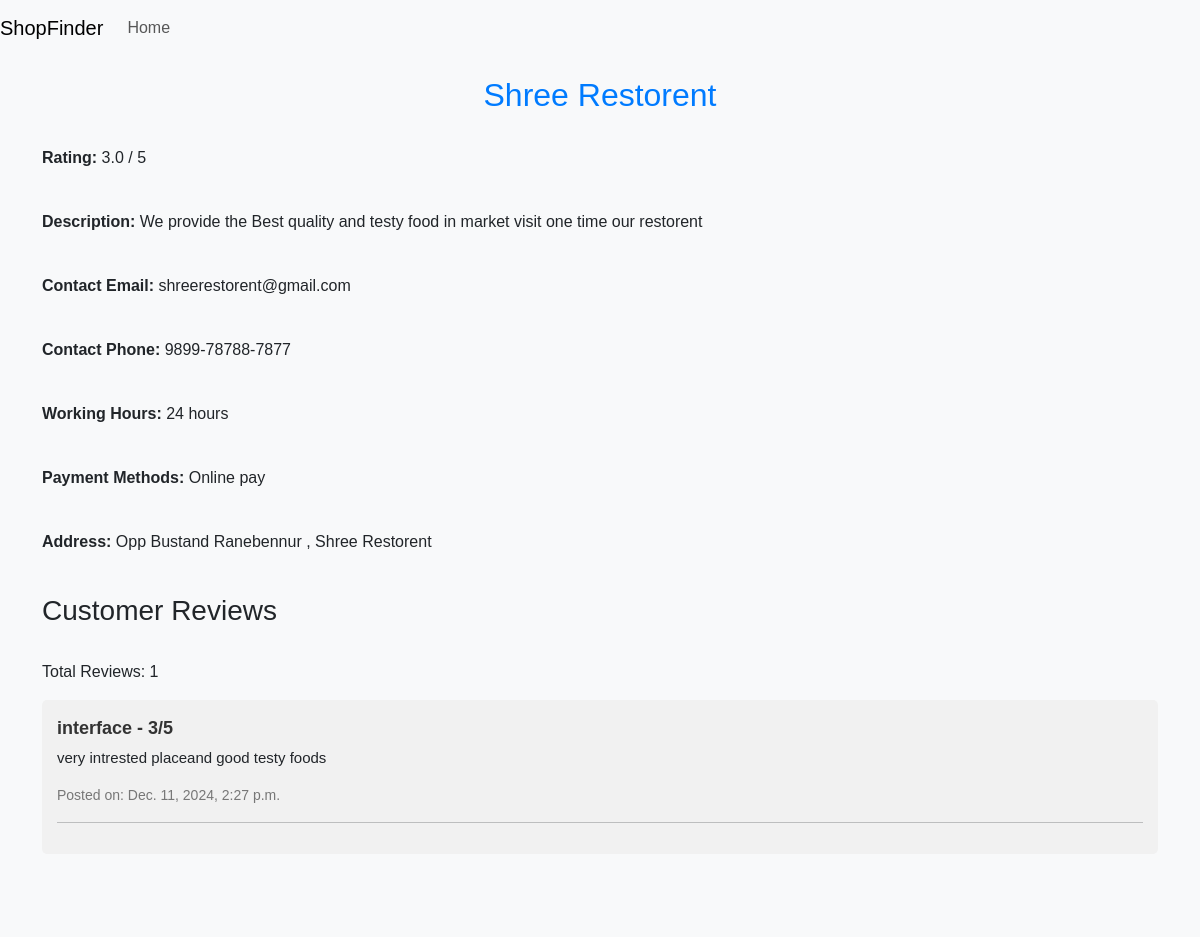
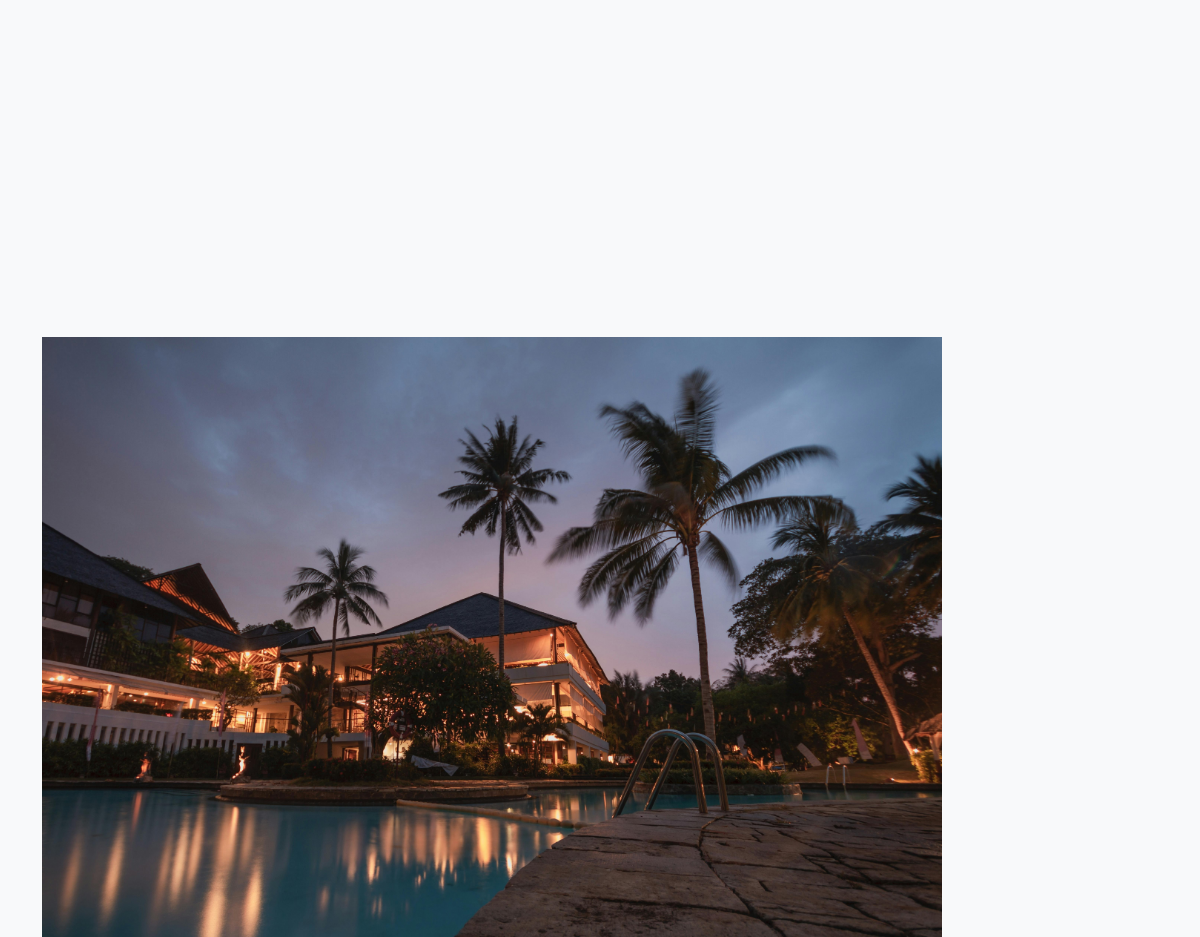
The app's page /shop_detail/5/ with its own data (2 pictures, top to bottom).
### interfaceapp/models.py (models this page shows, shortened)
class Shop(models.Model):
    CATEGORY_CHOICES = [
    ('electronics', 'Electronics'),
    ('clothing', 'Clothing'),
    ('restaurants', 'Restaurants'),
    ('grocery', 'Grocery'),
    ('furniture', 'Furniture'),
    ('beauty', 'Beauty & Personal Care'),
    ('books', 'Books'),
    ('sports', 'Sports Equipment'),
    ('toys', 'Toys & Games'),
    ('automotive', 'Automotive'),
    ('home_appliances', 'Home Appliances'),
    ('jewelry', 'Jewelry'),
    ('healthcare', 'Healthcare'),
    ('pet_supplies', 'Pet Supplies'),
    ('pharmacy', 'Pharmacy'),
    ('toiletries', 'Toiletries'),
    ('kitchenware', 'Kitchenware'),
    ('gardening', 'Gardening'),
    ('flowers', 'Flowers & Plants'),
    ('crafts', 'Crafts & DIY'),
    ('music', 'Musical Instruments'),
    ('office_supplies', 'Office Supplies'),
    ('watches', 'Watches'),
    ('liquor', 'Liquor'),
    ('baby_products', 'Baby Products'),
    ('shoes', 'Shoes'),
    ('bags', 'Bags & Luggage'),
    ('accessories', 'Fashion Accessories'),
    ('hardware', 'Hardware'),
    ('technology', 'Technology'),
    ('gaming', 'Gaming'),
    ('supermarket', 'Supermarket'),
    ('bakery', 'Bakery'),
    ('butcher', 'Butcher'),
    ('fish_market', 'Fish Market'),
    ('frozen_food', 'Frozen Food'),
    ('organic', 'Organic Products'),
    ('dairy', 'Dairy'),
    ('convenience_store', 'Convenience Store'),
    ('cosmetics', 'Cosmetics'),
    ('cell_phones', 'Cell Phones'),
    ('fabrics', 'Fabrics & Textiles'),
    ('cleaning_supplies', 'Cleaning Supplies'),
    ('toys_games', 'Toys & Games'),
    ('frozen_items', 'Frozen Items'),
    ('art', 'Art Supplies'),
    ('bikes', 'Bicycles & Accessories'),
    ('liquor_store', 'Liquor Store'),
    ('gourmet', 'Gourmet Foods'),
    ('specialty_foods', 'Specialty Foods'),
    ('shaving_supplies', 'Shaving Supplies'),
    ('wine', 'Wine & Spirits'),
    ('vape', 'Vape Products'),
    ('craft_beer', 'Craft Beer'),
    ('sunglasses', 'Sunglasses'),
]
    user = models.ForeignKey(User, related_name="Shop", on_delete=models.CASCADE)
    shop_name = models.CharField(max_length=100)
    cateory = models.CharField(choices=CATEGORY_CHOICES,max_length=50)
    description = models.TextField()
    cantact_email = models.EmailField()
    cantact_phone = models.CharField(max_length=20)
    address = models.TextField()
    lattitude = models.FloatField()
    langitude = models.FloatField()
    working_ours = models.CharField(max_length=100)
    payment_methods = models.CharField(max_length=10)
    image = models.ImageField(upload_to='shops/images/')

class Review(models.Model):
    shop = models.ForeignKey(Shop, related_name="reviews", on_delete=models.CASCADE)
    user = models.ForeignKey(User, related_name="reviews", on_delete=models.CASCADE)
    rating = models.IntegerField()
    review_text = models.TextField()
    created_at = models.DateTimeField(auto_now_add=True)
    class Meta:
        ordering = ['created_at']

### interfaceapp/views.py (the view)
# urls.py: path('shop_detail/<int:shop_id>/', views.shop_detail, name='shop_detail'),
def shop_detail(request, shop_id):
    shop = get_object_or_404(Shop, id=shop_id)
    reviews = shop.reviews.all()
    avg_rating = reviews.aggregate(Avg('rating'))['rating__avg'] if reviews.exists() else 0
    return render(request, 'shop_details.html', {'shop': shop, 'avg_rating': avg_rating, 'reviews': reviews})

### templates/shop_details.html (shortened to what this page needs)
{% load static %}
<!DOCTYPE html>
<html lang="en">
<head>
    <link href="https://cdn.jsdelivr.net/npm/bootstrap@5.3.0-alpha1/dist/css/bootstrap.min.css" rel="stylesheet">
</head>
<body>
    <nav class="navbar navbar-expand-lg navbar-light bg-light">
        <a class="navbar-brand" href="#">ShopFinder</a>
        <div class="collapse navbar-collapse" id="navbarNav">
            <ul class="navbar-nav">
                <li class="nav-item active">
                    <a class="nav-link" href="{% url 'shop_list' %}">Home</a>
                </li>
            </ul>
        </div>
    </nav>
    <div class="container" class="shadow-lg p-3 mb-5 bg-body rounded" style="">
        <div class="row">
            <div class="col">
        <h2 style="color: #007bff; text-align: center;">{{ shop.shop_name }}</h2>
        <br>
        <p><strong>Rating:</strong> {{ avg_rating }} / 5</p>
        <br>
        <p><strong>Description:</strong> {{ shop.description }}</p>
        <br>
        <p><strong>Contact Email:</strong> {{ shop.cantact_email }}</p>
        <br>
        <p><strong>Contact Phone:</strong> {{ shop.cantact_phone }}</p>
        <br>
        <p><strong>Working Hours:</strong> {{ shop.working_ours }}</p>
        <br>
        <p><strong>Payment Methods:</strong> {{ shop.payment_methods }}</p>
        <br>
        <p><strong>Address:</strong> {{ shop.address }}</p>
        <br>
        <h3>Customer Reviews</h3>
        <br>
        <p>Total Reviews: {{ reviews.count }}</p>
        {% for review in reviews %}
            <div class="review">
                <strong>{{ review.user.username }} - {{ review.rating }}/5</strong>
                <p>{{ review.review_text }}</p>
                <small>Posted on: {{ review.created_at }}</small>
                <hr>
            </div>
        {% empty %}
            <p>No reviews yet.</p>
        {% endfor %}
        <div id="map" style="height: 400px; width: 100%;"></div>
    </div>
    <div class="col">
        <img src="{{ shop.image.url}}" alt="Shop Image" style="height: 600px; object-fit: cover;"></img>
    </div>
        </div>
    </div>
</body>
</html>

### templates/shop_details.html (style rules this page uses)
body { font-family: 'Arial', sans-serif; background-color: #f8f9fa; margin: 0; padding: 0; }
.navbar { margin-bottom: 20px; }
.container { margin-top: 20px; }
.review { background-color: #f1f1f1; padding: 15px; border-radius: 5px; margin-bottom: 15px; }
.review strong { font-size: 18px; color: #333; }
.review small { display: block; margin-top: 10px; font-size: 14px; color: #777; }
.review p { margin-top: 5px; font-size: 15px; }
#map { margin-top: 20px; border-radius: 8px; }

### records on screen
Shop: shop_name "Shree Restorent", description "We provide the Best quality and testy food in market visit one time our restorent", cantact_email "shreerestorent@gmail.com", cantact_phone "9899-78788-7877", working_ours "24 hours", payment_methods "Online pay", address "Opp Bustand Ranebennur , Shree Restorent", image (picture)
Review: user.username "interface", rating "3", review_text "very intrested placeand good testy foods", created_at "Dec. 11, 2024, 2:27 p.m."

### other values on screen
{{ avg_rating }} "3.0"
{{ reviews.count }} "1"
